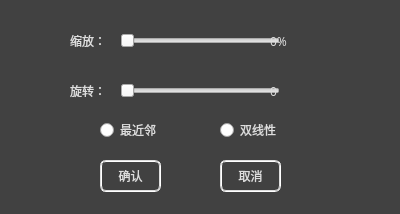
<?xml version="1.0" encoding="UTF-8"?>
<ui version="4.0">
 <class>ZoomRotateDialog</class>
 <widget class="QDialog" name="ZoomRotateDialog">
  <property name="geometry">
   <rect>
    <x>0</x>
    <y>0</y>
    <width>400</width>
    <height>214</height>
   </rect>
  </property>
  <property name="font">
   <font>
    <family>Lantinghei SC</family>
   </font>
  </property>
  <property name="windowTitle">
   <string>缩放/旋转</string>
  </property>
  <property name="styleSheet">
   <string notr="true">QDialog
{
	background-color:rgb(65, 65, 65);
}
QDialog QLabel
{
	color:rgb(221, 221, 221);
	qproperty-alignment: AlignCenter;
}
QPushButton
{
	border:2px groove rgb(221, 221, 221);
	border-radius: 6px;
	color:rgb(221, 221, 221);
	padding: 2px 5px;
}
QPushButton:hover
{
	border:2px groove rgb(221, 221, 221);
	color: rgb(83, 83, 83);
	background-color: rgb(221, 221, 221);
}
QPushButton:pressed
{
	border:2px groove rgb(70, 160, 245);
	color: rgb(221, 221, 221);
	background-color: rgb(70, 160, 245);
}
QRadioButton
{
	color:rgb(221, 221, 221);
}
</string>
  </property>
  <widget class="QSlider" name="zoomSlider">
   <property name="geometry">
    <rect>
     <x>120</x>
     <y>30</y>
     <width>160</width>
     <height>22</height>
    </rect>
   </property>
   <property name="cursor">
    <cursorShape>PointingHandCursor</cursorShape>
   </property>
   <property name="orientation">
    <enum>Qt::Horizontal</enum>
   </property>
  </widget>
  <widget class="QSlider" name="rotateSlider">
   <property name="geometry">
    <rect>
     <x>120</x>
     <y>80</y>
     <width>160</width>
     <height>22</height>
    </rect>
   </property>
   <property name="cursor">
    <cursorShape>PointingHandCursor</cursorShape>
   </property>
   <property name="orientation">
    <enum>Qt::Horizontal</enum>
   </property>
  </widget>
  <widget class="QPushButton" name="conformButton">
   <property name="geometry">
    <rect>
     <x>100</x>
     <y>160</y>
     <width>61</width>
     <height>32</height>
    </rect>
   </property>
   <property name="font">
    <font>
     <family>Lantinghei SC</family>
    </font>
   </property>
   <property name="cursor">
    <cursorShape>PointingHandCursor</cursorShape>
   </property>
   <property name="text">
    <string>确认</string>
   </property>
  </widget>
  <widget class="QPushButton" name="cancelButton">
   <property name="geometry">
    <rect>
     <x>220</x>
     <y>160</y>
     <width>61</width>
     <height>32</height>
    </rect>
   </property>
   <property name="font">
    <font>
     <family>Lantinghei SC</family>
    </font>
   </property>
   <property name="cursor">
    <cursorShape>PointingHandCursor</cursorShape>
   </property>
   <property name="text">
    <string>取消</string>
   </property>
  </widget>
  <widget class="QLabel" name="zoom">
   <property name="geometry">
    <rect>
     <x>70</x>
     <y>33</y>
     <width>60</width>
     <height>16</height>
    </rect>
   </property>
   <property name="font">
    <font>
     <family>Lantinghei SC</family>
    </font>
   </property>
   <property name="text">
    <string>缩放：</string>
   </property>
  </widget>
  <widget class="QLabel" name="rotate">
   <property name="geometry">
    <rect>
     <x>70</x>
     <y>83</y>
     <width>60</width>
     <height>16</height>
    </rect>
   </property>
   <property name="font">
    <font>
     <family>Lantinghei SC</family>
    </font>
   </property>
   <property name="text">
    <string>旋转：</string>
   </property>
  </widget>
  <widget class="QLabel" name="zoomValue">
   <property name="geometry">
    <rect>
     <x>270</x>
     <y>33</y>
     <width>60</width>
     <height>16</height>
    </rect>
   </property>
   <property name="font">
    <font>
     <family>Lantinghei SC</family>
    </font>
   </property>
   <property name="text">
    <string>0%</string>
   </property>
  </widget>
  <widget class="QLabel" name="rotateValue">
   <property name="geometry">
    <rect>
     <x>270</x>
     <y>83</y>
     <width>60</width>
     <height>16</height>
    </rect>
   </property>
   <property name="font">
    <font>
     <family>Lantinghei SC</family>
    </font>
   </property>
   <property name="text">
    <string>0</string>
   </property>
  </widget>
  <widget class="QRadioButton" name="nearest">
   <property name="geometry">
    <rect>
     <x>100</x>
     <y>120</y>
     <width>100</width>
     <height>20</height>
    </rect>
   </property>
   <property name="font">
    <font>
     <family>Lantinghei SC</family>
    </font>
   </property>
   <property name="cursor">
    <cursorShape>PointingHandCursor</cursorShape>
   </property>
   <property name="text">
    <string>最近邻</string>
   </property>
  </widget>
  <widget class="QRadioButton" name="linear">
   <property name="geometry">
    <rect>
     <x>220</x>
     <y>120</y>
     <width>100</width>
     <height>20</height>
    </rect>
   </property>
   <property name="font">
    <font>
     <family>Lantinghei SC</family>
    </font>
   </property>
   <property name="cursor">
    <cursorShape>PointingHandCursor</cursorShape>
   </property>
   <property name="text">
    <string>双线性</string>
   </property>
  </widget>
 </widget>
 <resources/>
 <connections/>
</ui>
